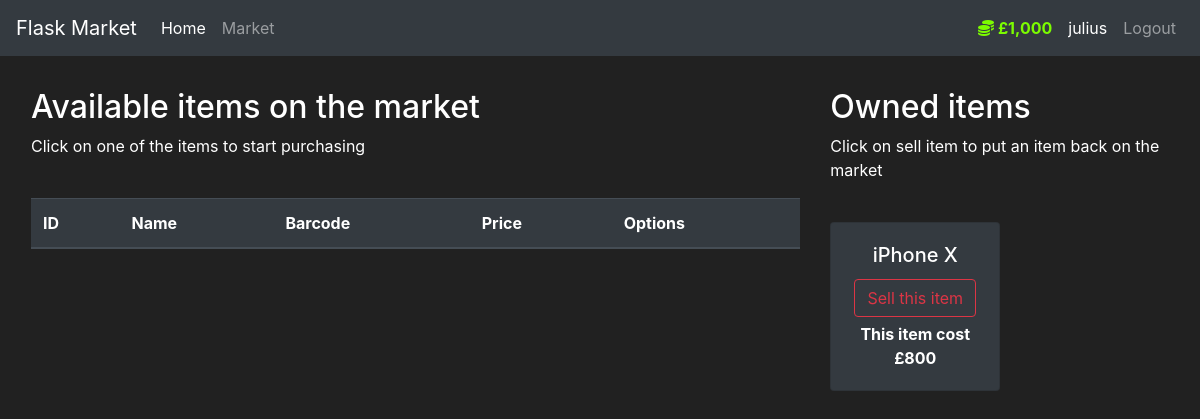
The page /market (signed in) on the database as committed earlier.
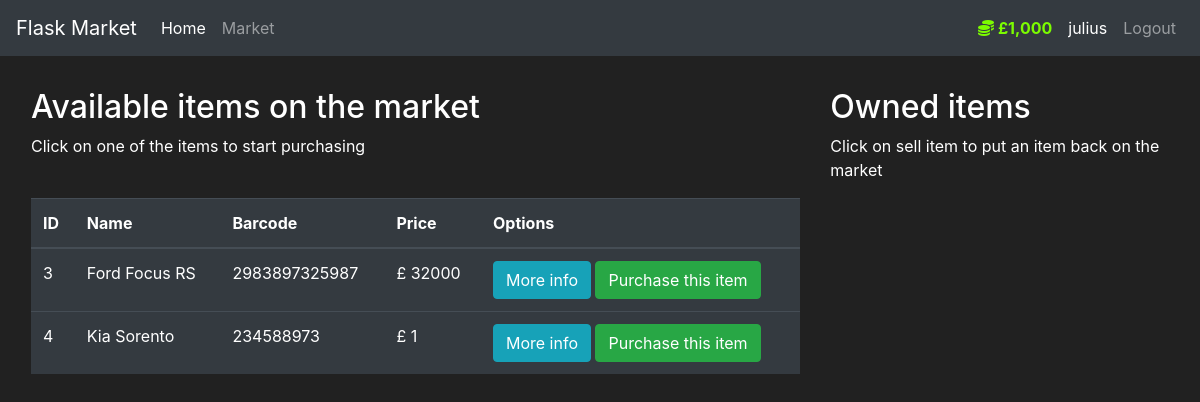
The same page on the database as committed later.
### market/models.py (models this page shows, shortened)
class User(db.Model, UserMixin):
    id = db.Column(db.Integer(), nullable=False, primary_key=True)
    username = db.Column(db.String(length=30), nullable=False, unique=True)
    email_address = db.Column(db.String(length=50), nullable=False, unique=True)
    password = db.Column(db.String(length=60), nullable=False)
    budget = db.Column(db.Integer(), nullable=False, default=1000)
    items = db.relationship('Item', backref='owned_user', lazy=True)
    @property
    def prettier_budget(self):
        if len(str(self.budget)) >= 4:
            return f'£{str(self.budget)[:-3]},{str(self.budget)[-3:]}'
        else:
            return f'£{self.budget}'
    @property
    def password_hash(self):
        return self.password

class Item(db.Model):
    id = db.Column(db.Integer(), nullable=False, primary_key=True)
    name = db.Column(db.String(length=30), nullable=False, unique=True)
    barcode = db.Column(db.String(length=12), nullable=False, unique=True)
    price = db.Column(db.Integer(), nullable=False)
    description = db.Column(db.String(length=1024), nullable=False)
    owner = db.Column(db.Integer(), db.ForeignKey('user.id'))

### market/routes.py (the view, shortened to what this page needs)
@app.route('/market', methods=['GET', 'POST'])
@login_required
def market_page():
    purchase_form = PurchaseItemForm()
    sell_item_form = SellItemForm()
    if request.method == 'GET':
        items = Item.query.filter_by(owner=None)
        owned_items = Item.query.filter_by(owner=current_user.id)
        return render_template('market.html', items=items, owned_items=owned_items,
                               purchase_form=purchase_form, sell_item_form=sell_item_form)

### market/models.py (called while the page is built)
@login_manager.user_loader
def load_user(user_id):
    return User.query.get(int(user_id))

### market/templates/market.html (shortened to what this page needs)
{% extends 'base.html' %}
{% block content %}
  <div class="row" style="margin-top: 2em; margin-left: 1em">
    <div class="col-8">
      <h2>Available items on the market</h2>
      <p>Click on one of the items to start purchasing</p>
      <br>
      <table class="table table-hover table-dark">
        <thead>
        <tr>
          <th scope="col">ID</th>
          <th scope="col">Name</th>
          <th scope="col">Barcode</th>
          <th scope="col">Price</th>
          <th scope="col">Options</th>
        </tr>
        </thead>
        <tbody>
        {% for i in items %}
          <tr>
            <td>{{ i.id }}</td>
            <td>{{ i.name }}</td>
            <td>{{ i.barcode }}</td>
            <td>£ {{ i.price }}</td>
            <td>
              <button class="btn btn-outline btn-info"
                      data-toggle="modal" data-target="#Modal-MoreInfo-{{ i.id }}">More info</button>
              <button class="btn btn-outline btn-success"
                      data-toggle="modal" data-target="#Modal-PurchaseConfirm-{{ i.id }}">Purchase this item</button>
            </td>
          </tr>
        {% endfor %}
        </tbody>
      </table>
    </div>
    <div class="col-4">
      <h2>Owned items</h2>
      <p>Click on sell item to put an item back on the market</p>
      <br>
      <div class="row">
        {% for oi in owned_items %}
          <div class="col-md-6">
            <div class="card text-center bg-dark" style="margin-bottom: 0.3em">
              <div class="card-body">
                <h5 class="card-title">{{ oi.name }}</h5>
                <button class="btn btn-outline-danger" type="button" style="margin-bottom: 0.3em"
                        data-toggle="modal" data-target="#Modal-SellingConfirm-{{ oi.id }}">
                  Sell this item
                </button>
                <p class="card-text">
                  <strong>This item cost £{{ oi.price }}</strong>
                </p>
              </div>
            </div>
          </div>
        {% endfor %}
      </div>
    </div>
  </div>
{% endblock %}

### market/templates/base.html (shortened to what this page needs)
<!doctype html>
<html lang="en">
<head>
  <link rel="stylesheet" href="https://cdn.jsdelivr.net/npm/bootstrap@4.5.3/dist/css/bootstrap.min.css"
>
</head>
<body>
  <nav class="navbar navbar-expand-md navbar-dark bg-dark">
    <a class="navbar-brand" href="#">Flask Market</a>
    <div class="collapse navbar-collapse" id="navbarNav">
      <ul class="navbar-nav mr-auto">
        <li class="nav-item active">
          <a class="nav-link" href="{{ url_for('home_page') }}">Home <span class="sr-only">(current)</span></a>
        </li>
        <li class="nav-item">
          <a class="nav-link" href="{{ url_for('market_page') }}">Market</a>
        </li>
      </ul>
      {% if current_user.is_authenticated %}
        <ul class="navbar-nav">
          <li class="nav-item">
            <a class="nav-link" style="color: lawngreen; font-weight: bold">
              <i class="fas fa-coins"></i>
              {{ current_user.prettier_budget }}
            </a>
          </li>
          <li class="nav-item">
            <a class="nav-link" style="margin:0; color:white">{{ current_user.username }}</a>
          </li>
          <li class="nav-item">
            <a class="nav-link" href="{{ url_for('logout_page') }}">Logout</a>
          </li>
        </ul>
      {% endif %}
    </div>
  </nav>
  {% block content %}
  {% endblock %}
</body>
</html>

### market/templates/base.html (style rules this page uses)
body { background-color: #212121; color: white }

Rows that differ between the two databases and show on the page:
no longer on this page (row edited): Item: name "iPhone X", price "800", shown under "Owned items"
added Item: id "3", name "Ford Focus RS", barcode "2983897325987", price "32000", shown under "Available items on the market"
added Item: id "4", name "Kia Sorento", barcode "234588973", price "1", shown under "Available items on the market"
